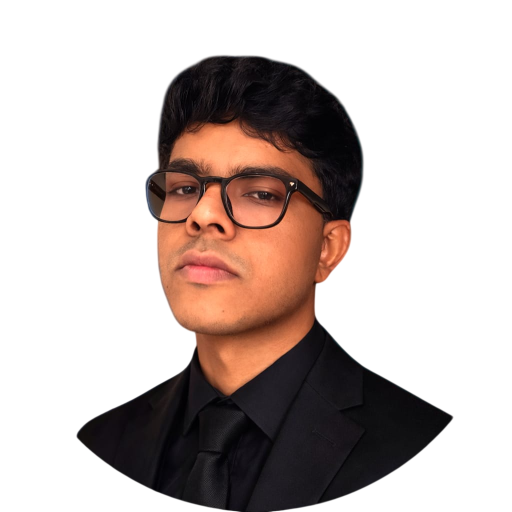
#> input picture assets/source/portrait.png, 1024 x 1024 px (shown at 1/2 size)
$ python generate_portrait.py
#> lines starting #> are read from the running program, lines starting #| are printed output that depends on the picture
from __future__ import annotations

from collections import deque
from html import escape
from pathlib import Path
from typing import Iterable

from PIL import Image, ImageFilter, ImageOps

ROOT = Path(__file__).resolve().parents[1]
SOURCE_IMAGE = ROOT / "assets" / "source" / "portrait.png"
OUTPUT_SVG = ROOT / "assets" / "generated" / "portrait.svg"

ASCII_RAMP = " .,:-=+*#%@"
DEFAULT_COLS = 96
MONO = "'SFMono-Regular',Consolas,'Liberation Mono',Menlo,monospace"


def average(samples: Iterable[tuple[int, int, int]]) -> tuple[float, float, float]:
    values = list(samples)
    total = len(values) or 1
    return tuple(sum(pixel[index] for pixel in values) / total for index in range(3))


def sample_background_color(image: Image.Image) -> tuple[float, float, float]:
    rgb = image.convert("RGB")
    width, height = rgb.size
    patch = max(12, min(width, height) // 14)
    samples: list[tuple[int, int, int]] = []
    corners = [
        (0, 0, patch, patch),
        (width - patch, 0, width, patch),
        (0, height - patch, patch, height),
        (width - patch, height - patch, width, height),
    ]
    for left, top, right, bottom in corners:
        for x in range(left, right):
            for y in range(top, bottom):
                samples.append(rgb.getpixel((x, y)))
    return average(samples)


def color_distance(pixel: tuple[int, int, int], background: tuple[float, float, float]) -> float:
    return sum((channel - bg) ** 2 for channel, bg in zip(pixel, background)) ** 0.5


def find_subject_bbox(image: Image.Image) -> tuple[int, int, int, int]:
    if "A" in image.getbands():
        alpha = image.getchannel("A")
        if alpha.getextrema()[0] < 255:
            bbox = alpha.getbbox()
            if bbox:
                left, top, right, bottom = bbox
                padding_x = int((right - left) * 0.06)
                padding_top = int((bottom - top) * 0.04)
                return (
                    max(0, left - padding_x),
                    max(0, top - padding_top),
                    min(image.width, right + padding_x),
                    bottom,
                )

    rgb = image.convert("RGB")
    width, height = rgb.size
    scale = min(1.0, 420 / max(width, height))
    probe = rgb.resize((int(width * scale), int(height * scale)), Image.Resampling.LANCZOS) if scale != 1.0 else rgb

    probe_width, probe_height = probe.size
    background = sample_background_color(probe)
    visited = [[False] * probe_width for _ in range(probe_height)]
    queue: deque[tuple[int, int]] = deque()

    def maybe_enqueue(x: int, y: int) -> None:
        if 0 <= x < probe_width and 0 <= y < probe_height and not visited[y][x]:
            pixel = probe.getpixel((x, y))
            if color_distance(pixel, background) < 62:
                visited[y][x] = True
                queue.append((x, y))

    for x in range(probe_width):
        maybe_enqueue(x, 0)
        maybe_enqueue(x, probe_height - 1)
    for y in range(probe_height):
        maybe_enqueue(0, y)
        maybe_enqueue(probe_width - 1, y)

    while queue:
        x, y = queue.popleft()
        maybe_enqueue(x - 1, y)
        maybe_enqueue(x + 1, y)
        maybe_enqueue(x, y - 1)
        maybe_enqueue(x, y + 1)

    subject_pixels = [(x, y) for y in range(probe_height) for x in range(probe_width) if not visited[y][x]]
    if not subject_pixels:
        return (0, 0, width, height)

    left = min(x for x, _ in subject_pixels)
    right = max(x for x, _ in subject_pixels)
    top = min(y for _, y in subject_pixels)
    bottom = max(y for _, y in subject_pixels)

    subject_width = right - left + 1
    subject_height = bottom - top + 1
    left = max(0, left - int(subject_width * 0.12))
    right = min(probe_width - 1, right + int(subject_width * 0.12))
    top = max(0, top - int(subject_height * 0.16))

    # Keep the portrait focused for photos that include a background.
    face_bottom = top + int(subject_height * 0.70)
    bottom = min(bottom, face_bottom, probe_height - 1)

    inv = 1 / scale
    return (
        int(left * inv),
        int(top * inv),
        int((right + 1) * inv),
        int((bottom + 1) * inv),
    )


def preprocess_image(image_path: Path) -> Image.Image:
    source = Image.open(image_path)
    cropped = source.crop(find_subject_bbox(source))

    if "A" in source.getbands():
        canvas = Image.new("RGBA", cropped.size, (255, 255, 255, 255))
        image = Image.alpha_composite(canvas, cropped.convert("RGBA")).convert("RGB")
        grayscale = ImageOps.grayscale(image)
        grayscale = grayscale.filter(ImageFilter.GaussianBlur(radius=0.7))
        grayscale = ImageOps.autocontrast(grayscale, cutoff=1)

        def tone_curve(value: int) -> int:
            normalized = value / 255
            curved = normalized ** 1.7
            return int(curved * 255)

        return grayscale.point(tone_curve)

    image = source.convert("RGB")
    cropped = image.crop(find_subject_bbox(image))

    background = Image.new("RGB", cropped.size, (255, 255, 255))
    rgb = cropped.convert("RGB")
    bg_color = sample_background_color(image)
    pixels = []
    for y in range(rgb.height):
        for x in range(rgb.width):
            pixel = rgb.getpixel((x, y))
            if color_distance(pixel, bg_color) < 58 and y < int(rgb.height * 0.94):
                pixels.append((255, 255, 255))
            else:
                pixels.append(pixel)
    background.putdata(pixels)

    grayscale = ImageOps.grayscale(background)
    grayscale = grayscale.filter(ImageFilter.GaussianBlur(radius=0.7))
    grayscale = ImageOps.autocontrast(grayscale, cutoff=1)

    def tone_curve(value: int) -> int:
        normalized = value / 255
        curved = normalized ** 1.7
        return int(curved * 255)

    return grayscale.point(tone_curve)


def build_ascii_rows(image_path: Path = SOURCE_IMAGE, cols: int = DEFAULT_COLS) -> list[str]:
    image = preprocess_image(image_path)
    width, height = image.size
    rows = max(34, int(cols * (height / width) * 0.48))
    sampled = image.resize((cols, rows), Image.Resampling.LANCZOS)

    lines: list[str] = []
    for y in range(rows):
        chars = []
        for x in range(cols):
            value = sampled.getpixel((x, y))
            index = round((255 - value) / 255 * (len(ASCII_RAMP) - 1))
            chars.append(ASCII_RAMP[index])
        lines.append("".join(chars).rstrip())
    return lines


def render_ascii_layers(
    rows: list[str],
    *,
    x: float,
    y: float,
    font_size: float,
    char_width: float,
    line_height: float,
    color: str,
    cursor_color: str,
    animate: bool,
) -> tuple[str, str, float, float]:
    defs: list[str] = []
    body: list[str] = []
    max_cols = max(len(row) for row in rows) if rows else 0
    total_width = max_cols * char_width
    total_height = len(rows) * line_height

    for index, row in enumerate(rows):
        row_width = max(6.0, len(row) * char_width)
        row_y = y + (index + 1) * line_height
        if animate:
            begin = index * 0.09
            duration = 0.22
            clip_id = f"line-{index}"
            defs.append(
                f"""
    <clipPath id="{clip_id}">
      <rect x="{x:.2f}" y="{row_y - line_height + 2:.2f}" width="0" height="{line_height:.2f}">
        <animate attributeName="width" from="0" to="{row_width:.2f}" begin="{begin:.2f}s" dur="{duration:.2f}s" fill="freeze" />
      </rect>
    </clipPath>"""
            )
            body.append(
                f"""
  <text xml:space="preserve" x="{x:.2f}" y="{row_y:.2f}" clip-path="url(#{clip_id})">{escape(row)}</text>
  <rect x="{x:.2f}" y="{row_y - line_height + 3:.2f}" width="{max(5.0, char_width * 0.92):.2f}" height="{line_height - 2:.2f}" fill="{cursor_color}" opacity="0.92">
    <animate attributeName="x" from="{x:.2f}" to="{x + row_width:.2f}" begin="{begin:.2f}s" dur="{duration:.2f}s" fill="freeze" />
    <set attributeName="opacity" to="0" begin="{begin + duration:.2f}s" />
  </rect>"""
            )
        else:
            body.append(f'\n  <text xml:space="preserve" x="{x:.2f}" y="{row_y:.2f}">{escape(row)}</text>')

    group = (
        f'<g fill="{color}" font-size="{font_size}" '
        f'font-family="{MONO}" letter-spacing="0">{ "".join(body) }\n</g>'
    )
    return "".join(defs), group, total_width, total_height


def build_svg(rows: list[str]) -> str:
    font_size = 10.4
    char_width = 6.15
    line_height = 11.9
    defs, portrait, total_width, total_height = render_ascii_layers(
        rows,
        x=28,
        y=22,
        font_size=font_size,
        char_width=char_width,
        line_height=line_height,
        color="#e6edf3",
        cursor_color="#c9d1d9",
        animate=True,
    )
    width = int(total_width + 56)
    height = int(total_height + 46)
    return f"""<svg xmlns="http://www.w3.org/2000/svg" width="{width}" height="{height}" viewBox="0 0 {width} {height}" role="img" aria-labelledby="title desc">
  <title id="title">Animated ASCII portrait of Arik Chakraborty</title>
  <desc id="desc">A self-typing monochrome portrait rendered from ASCII characters.</desc>
  <defs>{defs}
  </defs>
  <rect width="{width}" height="{height}" rx="16" fill="#0d1117" />
  {portrait}
</svg>
"""


def main() -> None:
    if not SOURCE_IMAGE.exists():
        raise FileNotFoundError(f"Missing portrait source: {SOURCE_IMAGE}")
    rows = build_ascii_rows()
#> in preprocess_image, source is the input picture: PIL image 1024x1024 RGBA; mean R, G, B, A 30.8, 19.4, 15.8, 90.2
#> in find_subject_bbox, `alpha = image.getchannel("A")`:
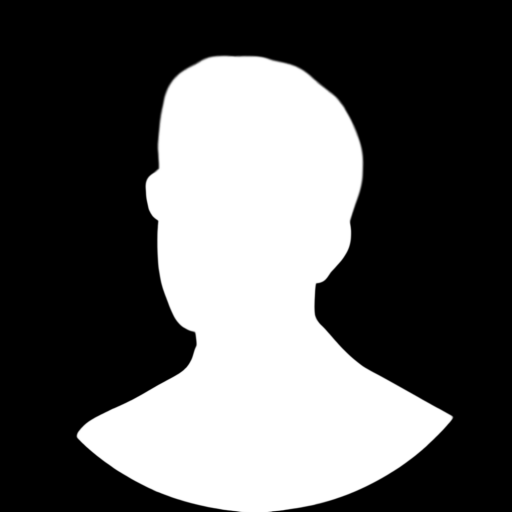
#> alpha: PIL image 1024x1024 L (shown at 1/2 size); min 0, max 255, mean 90.2
#> in find_subject_bbox, `bbox = alpha.getbbox()`: bbox = (151, 108, 908, 1024)
#> in find_subject_bbox, `left, top, right, bottom = bbox`: left = 151; top = 108; right = 908; bottom = 1024
#> in find_subject_bbox, `padding_x = int((right - left) * 0.06)`: padding_x = 45
#> in find_subject_bbox, `padding_top = int((bottom - top) * 0.04)`: padding_top = 36
#> in preprocess_image, `cropped = source.crop(find_subject_bbox(source))`:
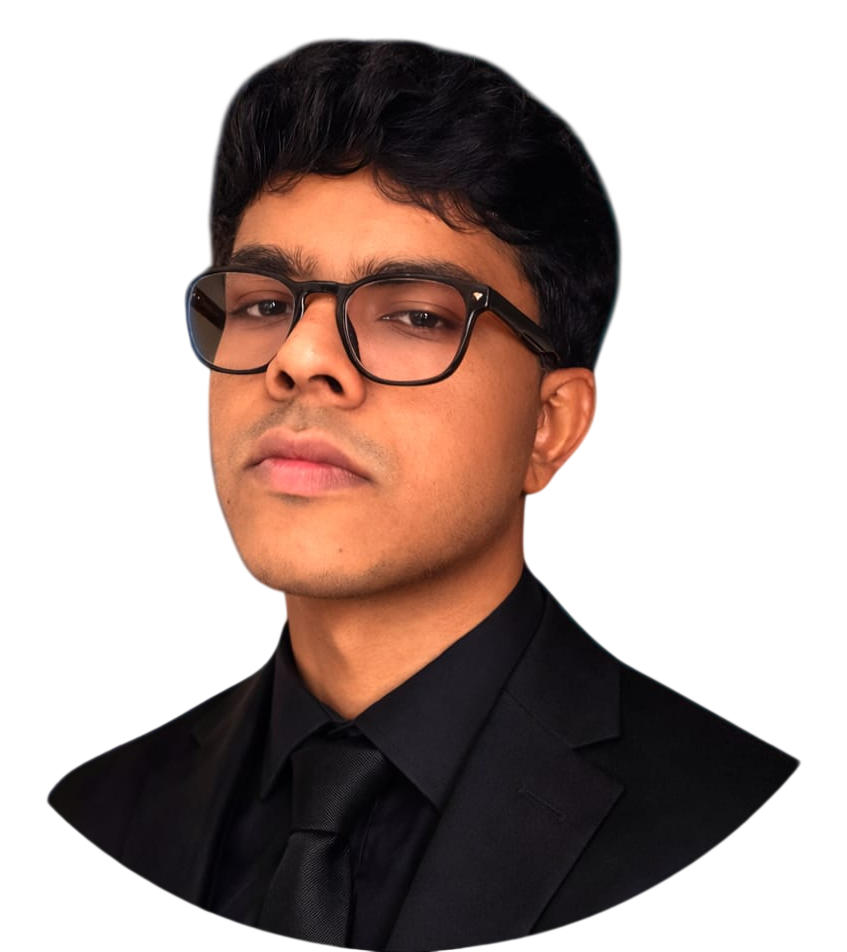
#> cropped: PIL image 847x952 RGBA; mean R, G, B, A 40.1, 25.2, 20.5, 117.4; transparent parts drawn white
#> in preprocess_image, `canvas = Image.new("RGBA", cropped.size, (255, 255, 255, 255))`: canvas: PIL image 847x952 RGBA; every value is 255
#> in preprocess_image, `grayscale = ImageOps.grayscale(image)`:
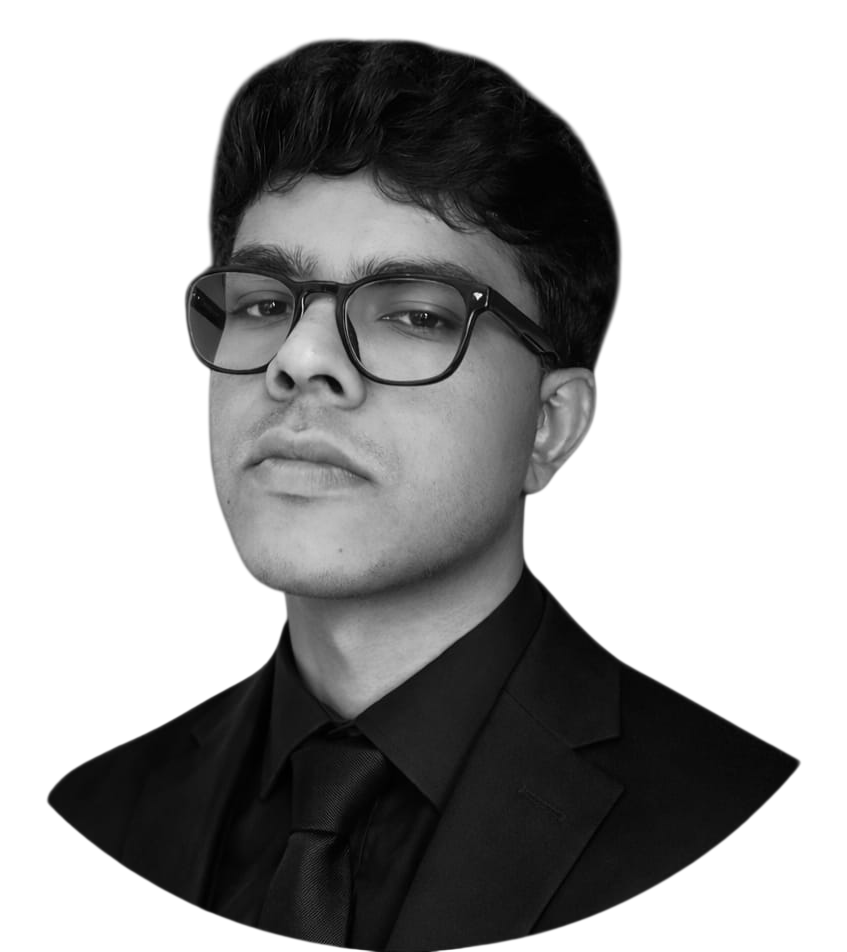
#> grayscale: PIL image 847x952 L; min 0, max 255, mean 166.4
#> in preprocess_image, `return grayscale.point(tone_curve)`:
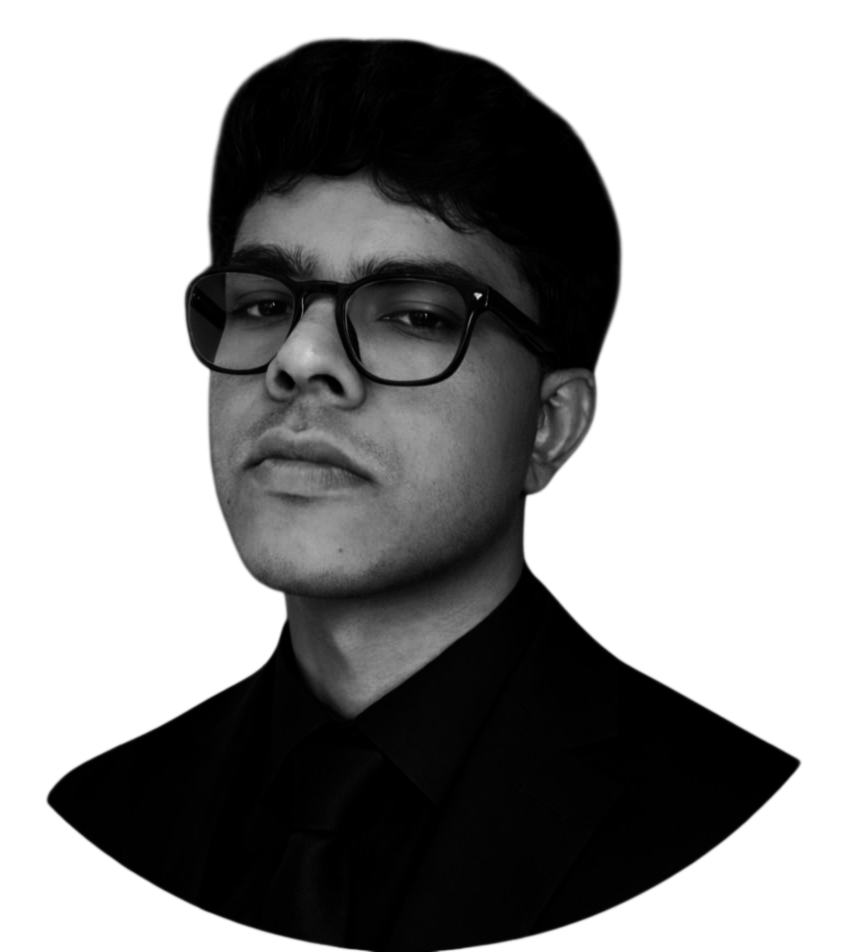
#> returned value: PIL image 847x952 L; min 0, max 255, mean 152.8
#> in build_ascii_rows, `sampled = image.resize((cols, rows), Image.Resampling.LANCZOS)`:
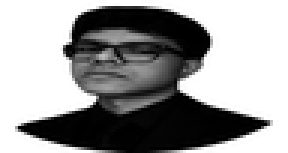
#> sampled: PIL image 96x51 L (shown 3 times larger); min 0, max 255, mean 152.6
#> after the loop in build_ascii_rows, `for y in range(rows):`: lines = 51 items
#> rows = 51 items
    OUTPUT_SVG.write_text(build_svg(rows), encoding="utf-8")
#> in render_ascii_layers, `max_cols = max(len(row) for row in rows) if rows else 0`: max_cols = 91
#> in render_ascii_layers, `total_width = max_cols * char_width`: total_width = 559.6
#> in render_ascii_layers, `total_height = len(rows) * line_height`: total_height = 606.9
#> the loop in render_ascii_layers, `for index, row in enumerate(rows):` made 51 passes
#> (row, row_width, row_y, begin, clip_id) on passes 1 to 2: ('', 6, 33.9, 0, 'line-0'), ('', 6, 45.8, 0.09, 'line-1')
#> (row_width, row_y, begin, clip_id) on passes 3 to 8: (332.1, 57.7, 0.18, 'line-2'), (356.7, 69.6, 0.27, 'line-3'), (369, 81.5, 0.36, 'line-4'), (387.5, 93.4, 0.45, 'line-5'), (399.8, 105.3, 0.54, 'line-6'), (412.1, 117.2, 0.63, 'line-7')
#> after the loop in render_ascii_layers, `for index, row in enumerate(rows):`: body = 51 items
#> in build_svg, `defs, portrait, total_width, total_height = render_ascii_layers( rows,..`: total_width = 559.6; total_height = 606.9
#> in build_svg, `width = int(total_width + 56)`: width = 615
#> in build_svg, `height = int(total_height + 46)`: height = 652
    print(f"Wrote {OUTPUT_SVG}")


if __name__ == "__main__":
    main()
